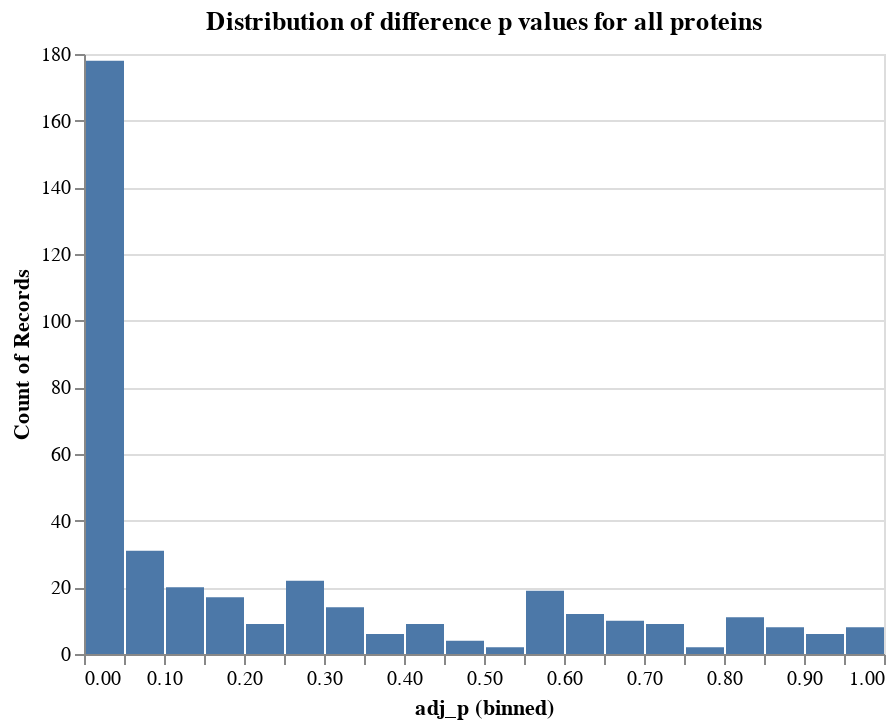

The notebook cell this image was saved under:
### Code cell
# Plot the distribution of all the difference p values
alt.Chart(ttres).mark_bar().encode(
    x=alt.X(
        "adj_p",
        bin=alt.Bin(step=0.05),
        scale=alt.Scale(
            domain=[0, 1]
        )
    ),
    y=alt.Y(
        "count()"
    )
).properties(
    title="Distribution of difference p values for all proteins"
)

### Figure 1 — Vega-Lite specification as saved in the notebook (floating-point values rounded to 4 significant figures; data arrays with more than 128 entries replaced by an {"elided": "..."} marker saying what was removed)
{"config": {"view": {"continuousWidth": 400, "continuousHeight": 300}}, "data": {"name": "data-f58f56ca03f83fc4afd78ceb7e14cffe"}, "mark": "bar", "encoding": {"x": {"type": "quantitative", "bin": {"step": 0.05}, "field": "adj_p", "scale": {"domain": [0, 1]}}, "y": {"type": "quantitative", "aggregate": "count"}}, "title": "Distribution of difference p values for all proteins", "$schema": "https://vega.github.io/schema/vega-lite/v4.8.1.json", "datasets": {"data-f58f56ca03f83fc4afd78ceb7e14cffe": {"elided": "401 records"}}}
